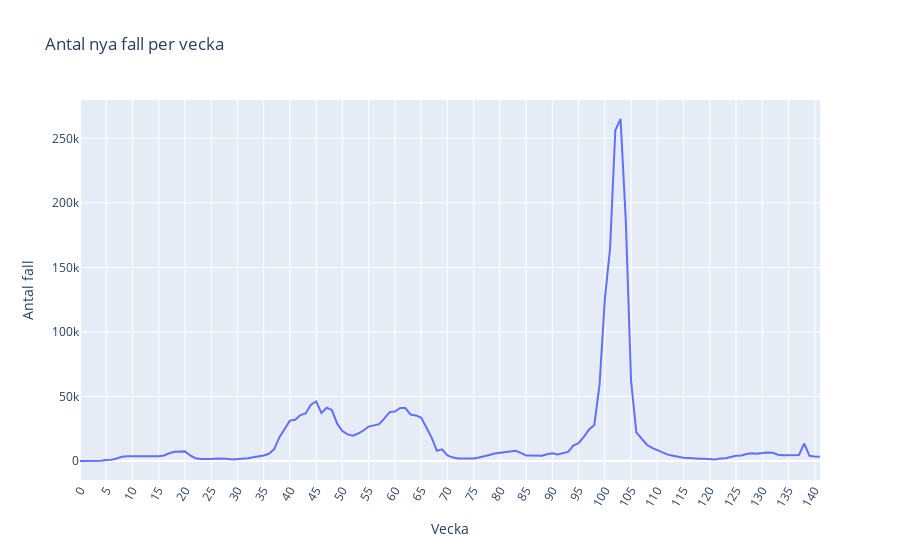

The notebook cell saved with this chart:
### Markdown cell above
d) Drawing a line diagram that shows "nya fall per vecka" from 2020v6 until now

### Code cell
# select the columns "Vecka" and "Antal_fall_vecka"
fall_per_vecka = veckodata_riket[["Vecka", "Antal_fall_vecka"]]

# plot using plotly express
antal_fall_vecka_plotly = px.line(fall_per_vecka, x=fall_per_vecka.index, y="Antal_fall_vecka", title="Antal nya fall per vecka")
antal_fall_vecka_plotly.update_xaxes(title_text="Vecka", tickvals=fall_per_vecka.index[::5], tickangle=300)
antal_fall_vecka_plotly.update_yaxes(title_text="Antal fall")

antal_fall_vecka_plotly.show()
antal_fall_vecka_plotly.write_html("Visualisations/antal_fall_vecka_plotly.html")

### Figure 1 — Plotly figure (JSON) as saved in the notebook; plotly's stock layout.template omitted (floating-point values rounded to 4 significant figures; data arrays with more than 128 entries replaced by an {"elided": "..."} marker saying what was removed)
{"data": [{"hovertemplate": "index=%{x}<br>Antal_fall_vecka=%{y}<extra></extra>", "legendgroup": "", "line": {"color": "#636efa", "dash": "solid"}, "marker": {"symbol": "circle"}, "mode": "lines", "name": "", "orientation": "v", "showlegend": false, "type": "scatter", "x": {"elided": "142 int values"}, "xaxis": "x", "y": {"elided": "142 int values"}, "yaxis": "y"}], "layout": {"legend": {"tracegroupgap": 0}, "title": {"text": "Antal nya fall per vecka"}, "xaxis": {"anchor": "y", "domain": [0, 1], "tickangle": -60, "tickvals": [0, 5, 10, 15, 20, 25, 30, 35, 40, 45, 50, 55, 60, 65, 70, 75, 80, 85, 90, 95, 100, 105, 110, 115, 120, 125, 130, 135, 140], "title": {"text": "Vecka"}}, "yaxis": {"anchor": "x", "domain": [0, 1], "title": {"text": "Antal fall"}}}}
